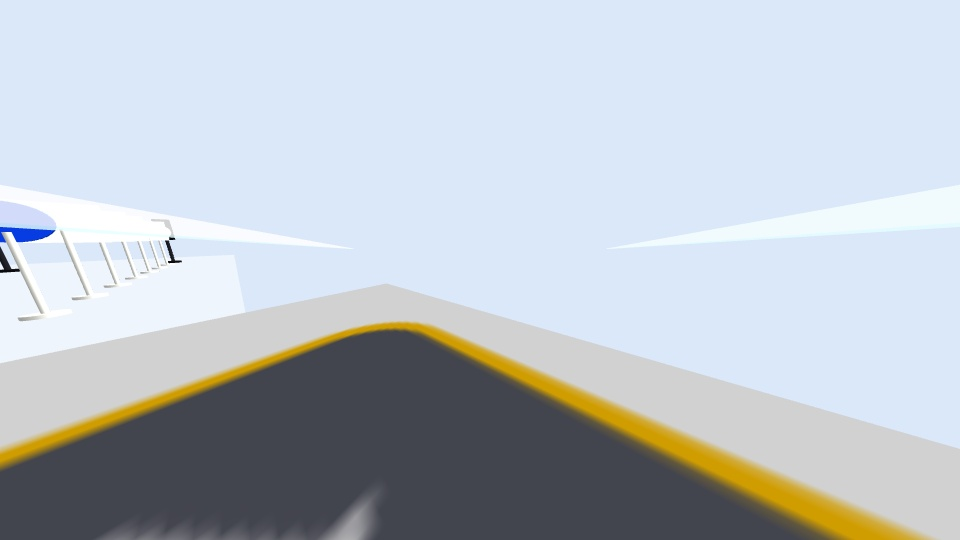
#> input picture my_robot_vision_full_project/my_robot_vision/artifacts/yolo_gazebo_camera_test/raw_frames_map2_20260610_065908/frame_0006.jpg, 960 x 540 px
$ python -i traffic_light_camera_detector.py   (imports and definitions only)
#> lines starting #> are read from the running program, lines starting #| are printed output that depends on the picture; after the words box and inside, x2 and y2 are one past the last pixel; in counts of white or black regions, pixels touching at a corner belong together
#> further down, picture is the input picture: shape (540, 960, 3); mean B, G, R 201.7, 194.4, 187.4
from __future__ import annotations

from dataclasses import dataclass

import cv2
import numpy as np


TRAFFIC_LIGHT_COLOR_RANGES = {
    "red": (((0, 80, 110), (10, 255, 255)), ((170, 80, 110), (179, 255, 255))),
    "yellow": (((16, 80, 115), (42, 255, 255)),),
    "green": (((42, 70, 90), (96, 255, 255)),),
}


@dataclass
class TrafficLightCameraConfig:
    roi_top_ratio: float = 0.02
    roi_bottom_ratio: float = 0.72
    min_area_px: int = 18
    max_area_ratio: float = 0.20
    min_score: float = 35.0
    min_fill_ratio: float = 0.42
    max_component_width_ratio: float = 0.14
    max_component_height_ratio: float = 0.16
    green_max_area_ratio: float = 0.02
    green_max_center_y_ratio: float = 0.68


@dataclass
class TrafficLightCameraDetection:
    state: str
    score: float
    area_px: int
    center_x: int
    center_y: int
    left_x: int
    top_y: int
    right_x: int
    bottom_y: int
    width_px: int
    height_px: int
    fill_ratio: float
    frame_width: int
    frame_height: int


class TrafficLightCameraDetector:
    """Camera-only red/yellow/green traffic-light detector.

    The detector deliberately scans all colors every frame. It does not accept
    or inspect the simulated traffic-light state, so it cannot use simulation
    ground truth to choose the color to detect.
    """

    def __init__(self, config: TrafficLightCameraConfig | None = None) -> None:
        self.config = config or TrafficLightCameraConfig()

    def detect(self, frame_bgr: np.ndarray) -> TrafficLightCameraDetection | None:
        height, width = frame_bgr.shape[:2]
#> height = 540; width = 960
        roi_top = int(height * self.config.roi_top_ratio)
#> roi_top = 10
        roi_bottom = int(height * self.config.roi_bottom_ratio)
#> roi_bottom = 388
        if roi_bottom <= roi_top:
            return None

        roi = frame_bgr[roi_top:roi_bottom, :]
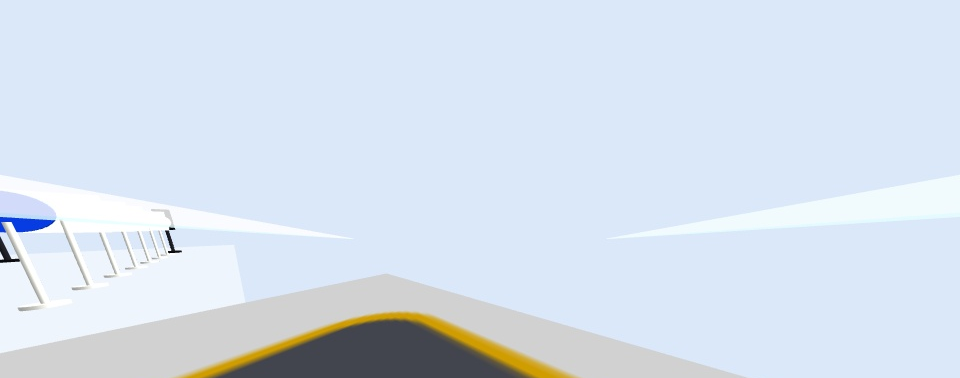
#> roi: shape (378, 960, 3); mean B, G, R 238, 225.4, 215
        hsv = cv2.cvtColor(roi, cv2.COLOR_BGR2HSV)
#> hsv: shape (378, 960, 3); mean H, S, V 98, 29.7, 240.2
        roi_height = max(1, roi_bottom - roi_top)
#> roi_height = 378
        max_area = max(
            self.config.min_area_px,
            int(width * roi_height * self.config.max_area_ratio),
        )
#> max_area = 72576
        kernel = np.ones((3, 3), np.uint8)
        best_detection: TrafficLightCameraDetection | None = None

        for state, ranges in TRAFFIC_LIGHT_COLOR_RANGES.items():
            mask = np.zeros(hsv.shape[:2], dtype=np.uint8)
            for lower, upper in ranges:
                lower_np = np.array(lower, dtype=np.uint8)
                upper_np = np.array(upper, dtype=np.uint8)
                mask = cv2.bitwise_or(mask, cv2.inRange(hsv, lower_np, upper_np))
            mask = cv2.morphologyEx(mask, cv2.MORPH_OPEN, kernel)
            mask = cv2.morphologyEx(mask, cv2.MORPH_CLOSE, kernel)
            candidate = self._best_component(state, hsv, mask, roi_top, height, max_area)
            if candidate is None:
                continue
            if best_detection is None or candidate.score > best_detection.score:
                best_detection = candidate
#> this loop made 3 passes
#> (component_count in _best_component, stats in _best_component, centroids in _best_component) on passes 1 to 3: (1, [[0, 0, 960, 378, 362880]], [[479.5, 188.5]]), (2, [[0, 0, 960, 378, 358263], [180, 312, 394, 66, 4617]], [[480.6, 186.5], [397.2, 346.2]]), (1, [[0, 0, 960, 378, 362880]], [[479.5, 188.5]])
#> pass 2, in _best_component (call 2), `component_count, labels, stats, centroids = cv2.connectedComponentsWit..`:
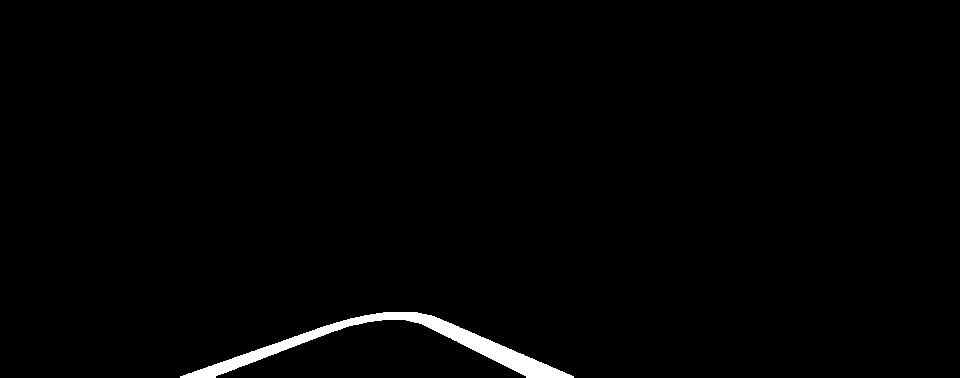
#> labels: shape (378, 960) int32; values 0 (black) and 1 (white), 1.3% white; 1 white region, box (x1, y1, x2, y2) and area: (180, 312, 574, 378) 4617

        if best_detection is None or best_detection.score < self.config.min_score:
            return None
        return best_detection

    def _best_component(
        self,
        state: str,
        hsv: np.ndarray,
        mask: np.ndarray,
        roi_top: int,
        frame_height: int,
        max_area: int,
    ) -> TrafficLightCameraDetection | None:
        component_count, labels, stats, centroids = cv2.connectedComponentsWithStats(mask, connectivity=8)
        best: TrafficLightCameraDetection | None = None
        frame_width = hsv.shape[1]
        roi_height = hsv.shape[0]

        for label_index in range(1, component_count):
            width_px = int(stats[label_index, cv2.CC_STAT_WIDTH])
            height_px = int(stats[label_index, cv2.CC_STAT_HEIGHT])
            area_px = int(stats[label_index, cv2.CC_STAT_AREA])
            left_x = int(stats[label_index, cv2.CC_STAT_LEFT])
            top_y = int(stats[label_index, cv2.CC_STAT_TOP]) + roi_top
            right_x = left_x + width_px
            bottom_y = top_y + height_px
            if area_px < self.config.min_area_px or area_px > max_area:
                continue
            if width_px <= 0 or height_px <= 0:
                continue

            fill_ratio = area_px / float(max(1, width_px * height_px))
            center_x = int(round(float(centroids[label_index][0])))
            center_y = int(round(float(centroids[label_index][1]) + roi_top))
            if not self._shape_allows(
                state,
                width_px,
                height_px,
                area_px,
                fill_ratio,
                center_y,
                frame_width,
                roi_height,
                frame_height,
            ):
                continue

            if center_x < int(frame_width * 0.04) or center_x > int(frame_width * 0.96):
                continue

            component_mask = labels == label_index
            mean_s = float(np.mean(hsv[:, :, 1][component_mask]))
            mean_v = float(np.mean(hsv[:, :, 2][component_mask]))
            score = area_px * (mean_s / 255.0) * (mean_v / 255.0)
            detection = TrafficLightCameraDetection(
                state=state,
                score=score,
                area_px=area_px,
                center_x=center_x,
                center_y=center_y,
                left_x=left_x,
                top_y=top_y,
                right_x=right_x,
                bottom_y=bottom_y,
                width_px=width_px,
                height_px=height_px,
                fill_ratio=fill_ratio,
                frame_width=frame_width,
                frame_height=frame_height,
            )
            if best is None or detection.score > best.score:
                best = detection

        return best

    def _shape_allows(
        self,
        state: str,
        width_px: int,
        height_px: int,
        area_px: int,
        fill_ratio: float,
        center_y_px: int,
        frame_width: int,
        roi_height: int,
        frame_height: int,
    ) -> bool:
        aspect = max(width_px / float(max(1, height_px)), height_px / float(max(1, width_px)))
        max_aspect = {"red": 3.5, "yellow": 2.8, "green": 4.0}.get(state, 4.0)
        if aspect > max_aspect:
            return False

        min_fill = max(
            self.config.min_fill_ratio,
            {"red": 0.42, "yellow": 0.50, "green": 0.58}.get(state, self.config.min_fill_ratio),
        )
        if fill_ratio < min_fill:
            return False

        if state == "green":
            max_green_area = max(
                self.config.min_area_px,
                int(frame_width * roi_height * self.config.green_max_area_ratio),
            )
            if area_px > max_green_area:
                return False
            if center_y_px > int(frame_height * self.config.green_max_center_y_ratio):
                return False

        max_width = max(18, int(frame_width * self.config.max_component_width_ratio))
        max_height = max(18, int(roi_height * self.config.max_component_height_ratio))
        return width_px <= max_width and height_px <= max_height

>>> import cv2
>>> picture = cv2.imread('../../../my_robot_vision_full_project/my_robot_vision/artifacts/yolo_gazebo_camera_test/raw_frames_map2_20260610_065908/frame_0006.jpg')
>>> result = TrafficLightCameraDetector().detect(picture)
#> result = None

$ run again, on my_robot_vision_full_project/my_robot_vision/artifacts/yolo_gazebo_camera_test/raw_frames_map2_20260610_065908/frame_0011.jpg
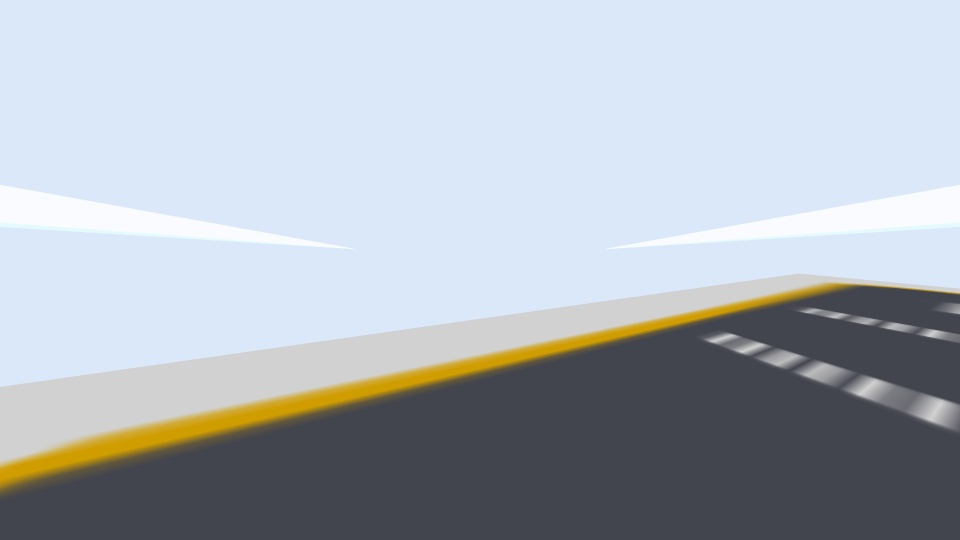
#> input picture my_robot_vision_full_project/my_robot_vision/artifacts/yolo_gazebo_camera_test/raw_frames_map2_20260610_065908/frame_0011.jpg, 960 x 540 px
#> picture is the input picture: shape (540, 960, 3); mean B, G, R 188.2, 179.9, 173
#> in detect, `roi = frame_bgr[roi_top:roi_bottom, :]`:
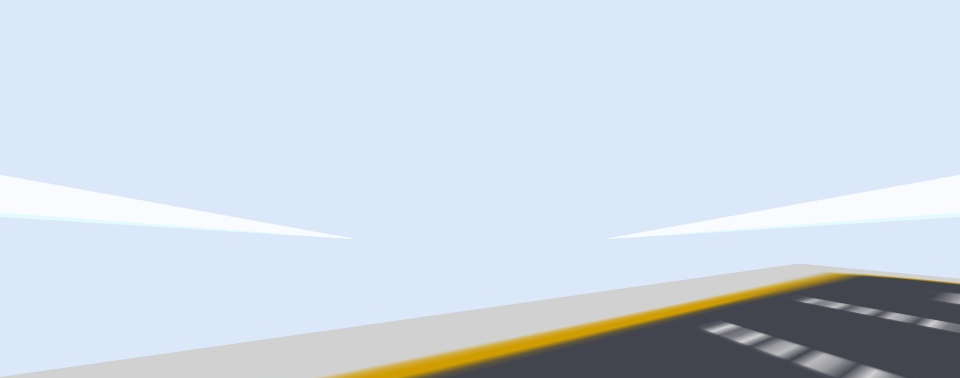
#> roi: shape (378, 960, 3); mean B, G, R 227.8, 216, 206.2
#> hsv: shape (378, 960, 3); mean H, S, V 100.8, 31.9, 231
#> the loop in detect, `for state, ranges in TRAFFIC_LIGHT_COLOR_RANGES.items():` made 3 passes
#> (component_count in _best_component, stats in _best_component, centroids in _best_component) on passes 1 to 3: (1, [[0, 0, 960, 378, 362880]], [[479.5, 188.5]]), (2, [[0, 0, 960, 378, 356251], [331, 273, 520, 105, 6629]], [[477.8, 185.8], [570.7, 333.2]]), (1, [[0, 0, 960, 378, 362880]], [[479.5, 188.5]])
#> pass 2, in _best_component (call 2), `component_count, labels, stats, centroids = cv2.connectedComponentsWit..`:
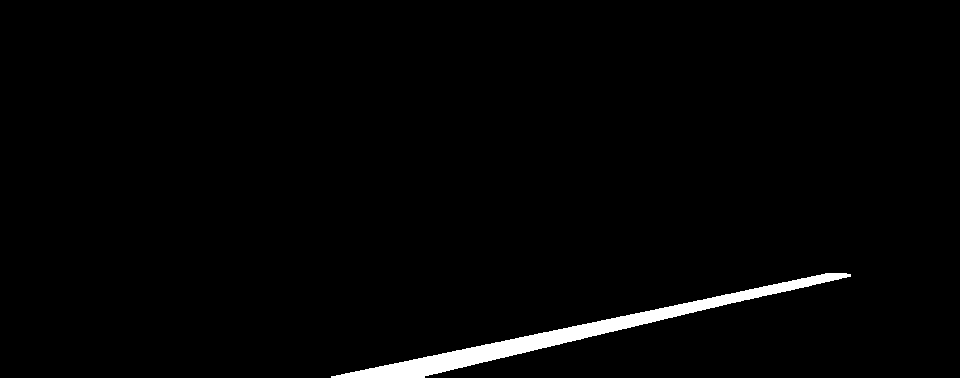
#> labels: shape (378, 960) int32; values 0 (black) and 1 (white), 1.8% white; 1 white region, box (x1, y1, x2, y2) and area: (331, 273, 851, 378) 6629
#> result = None

$ run again, on my_robot_vision_full_project/my_robot_vision/artifacts/yolo_gazebo_camera_test/raw_frames_map2_20260610_065908/frame_0016.jpg
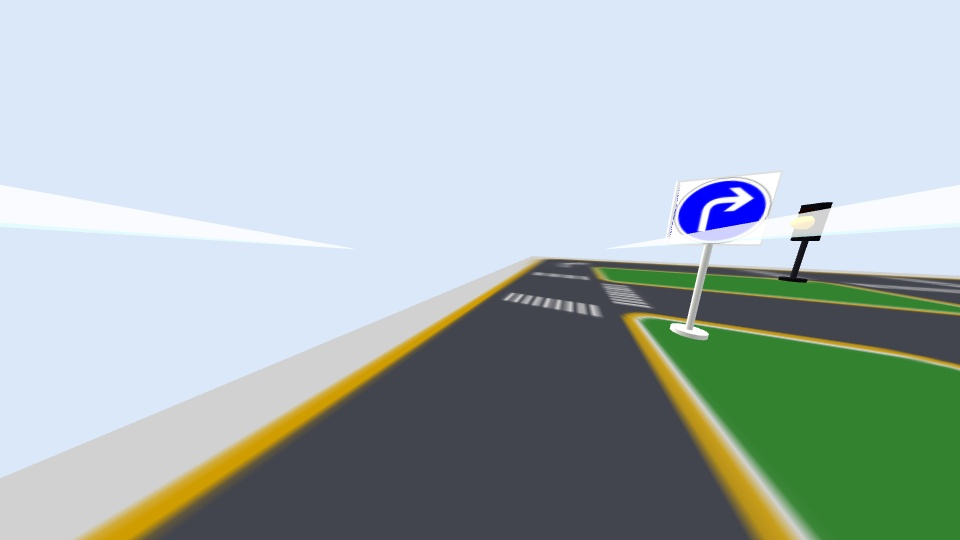
#> input picture my_robot_vision_full_project/my_robot_vision/artifacts/yolo_gazebo_camera_test/raw_frames_map2_20260610_065908/frame_0016.jpg, 960 x 540 px
#> picture is the input picture: shape (540, 960, 3); mean B, G, R 184.2, 183.6, 169.7
#> in detect, `roi = frame_bgr[roi_top:roi_bottom, :]`:
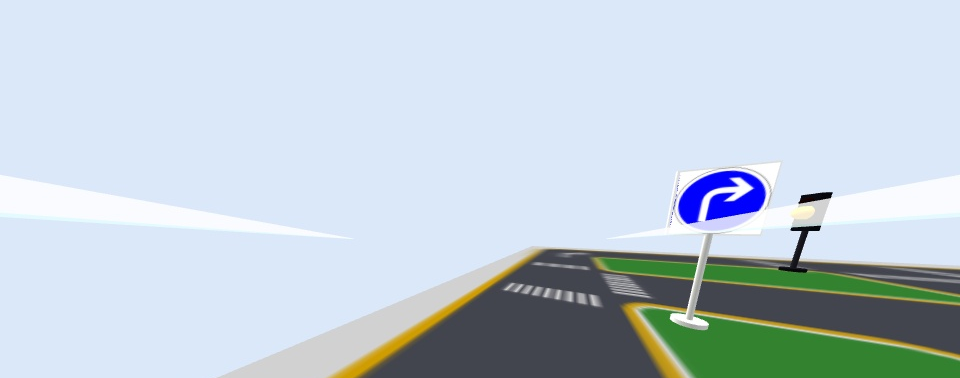
#> roi: shape (378, 960, 3); mean B, G, R 216.6, 207, 193.8
#> hsv: shape (378, 960, 3); mean H, S, V 101.2, 40.3, 223
#> the loop in detect, `for state, ranges in TRAFFIC_LIGHT_COLOR_RANGES.items():` made 3 passes
#> (component_count in _best_component, stats in _best_component, centroids in _best_component) on pass 1: (1, [[0, 0, 960, 378, 362880]], [[479.5, 188.5]])
#> pass 3, in _best_component (call 3), `component_count, labels, stats, centroids = cv2.connectedComponentsWit..`:
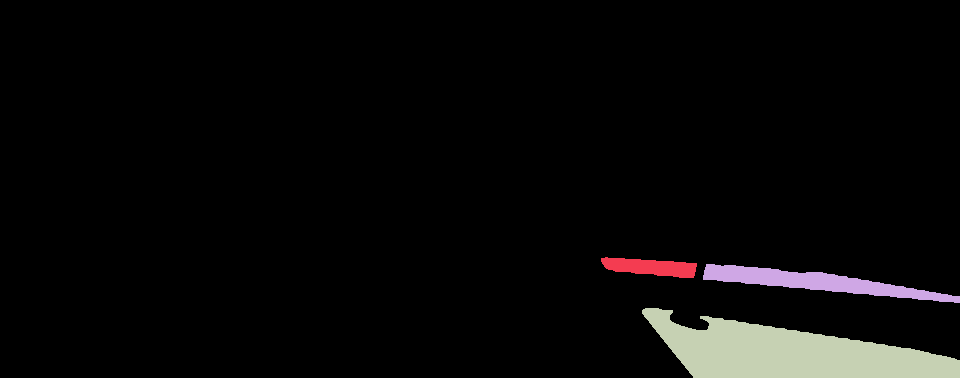
#> labels: shape (378, 960) int32; 4 distinct labels, from 0 to 3; one colour per label, 0 black
#> result = None
